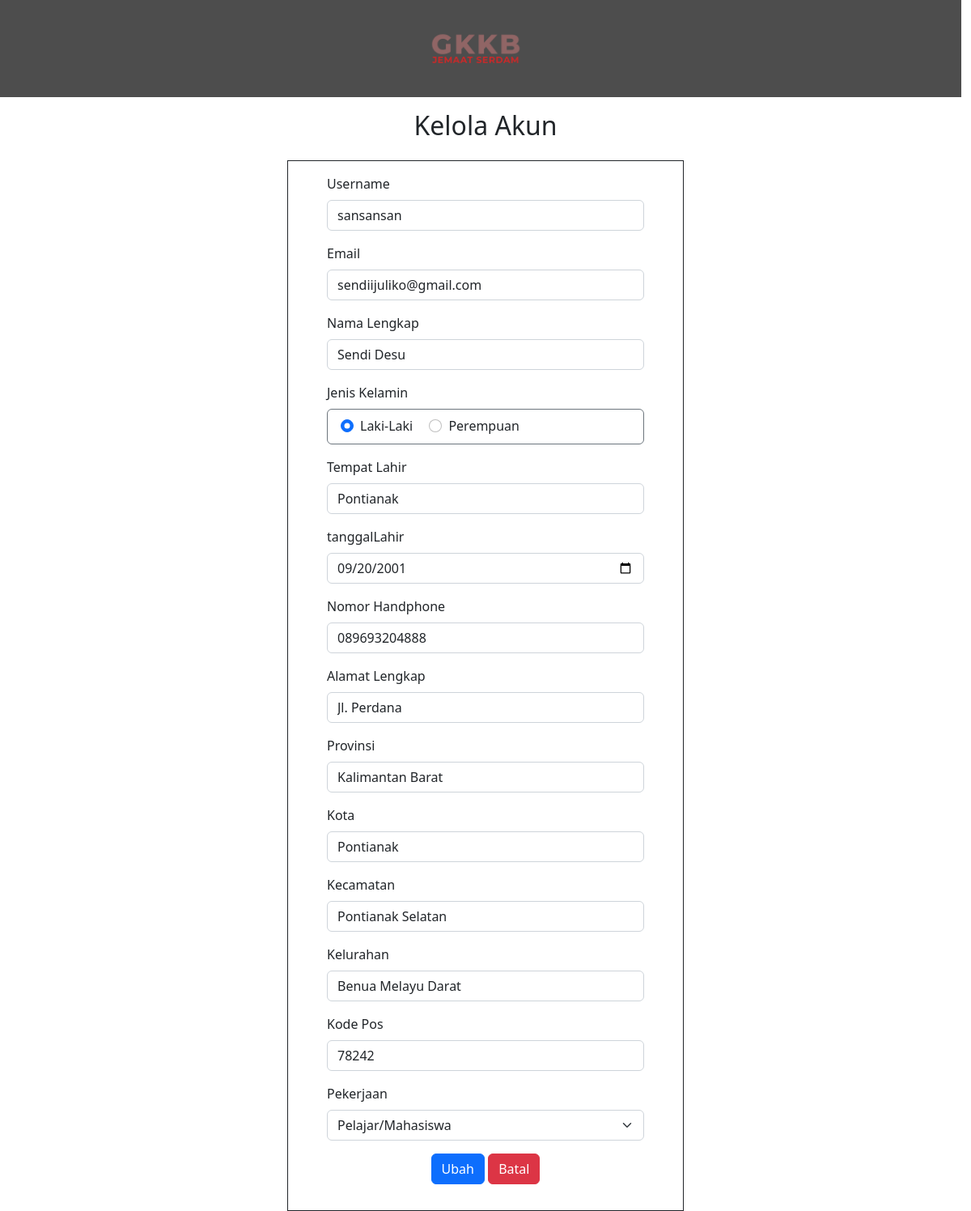
The app's page /frontend/kelolaAkun.php (signed in) with its own data.
### tables this page shows
CREATE TABLE `tbuser` (
  `username` varchar(20) NOT NULL,
  `password` varchar(100) NOT NULL,
  `email` varchar(100) NOT NULL,
  `namaLengkap` varchar(100) NOT NULL,
  `jenisKelamin` enum('Laki-Laki','Perempuan') NOT NULL,
  `tempatLahir` varchar(50) NOT NULL,
  `tanggalLahir` date NOT NULL,
  `noHp` varchar(14) NOT NULL,
  `alamatLengkap` text NOT NULL,
  `provinsi` varchar(50) NOT NULL,
  `kota` varchar(50) NOT NULL,
  `kecamatan` varchar(50) NOT NULL,
  `kelurahan` varchar(50) NOT NULL,
  `kodePos` varchar(5) NOT NULL,
  `pekerjaan` varchar(50) NOT NULL,
  `tanggalDaftar` date NOT NULL
);

### frontend/kelolaAkun.php (the view, shortened to what this page needs)
<!DOCTYPE html>
<html lang="en">
    <?php session_start();
    include "koneksi.php";
    $username = $_SESSION['username'];
    $sql = "SELECT * FROM tbuser where username = '$username'";
    $result = mysqli_query($con, $sql);
    $data = mysqli_fetch_assoc($result);
    ?>
<head>
    <link href="https://cdn.jsdelivr.net/npm/bootstrap@5.2.3/dist/css/bootstrap.min.css" rel="stylesheet">
    <link rel="stylesheet" href="https://cdn.jsdelivr.net/npm/bootstrap-icons@1.10.3/font/bootstrap-icons.css">
</head>
<body onload="loading()">
    <div class="container-fluid vh-100 vw-100">
        <div class="row">
            <div class="warnabg row text-center mb-3">
              <a href="halamanUser.php"><img src="../assets/img/logo.png" alt="Logo gkkb serdam" width="120px" height="120px"></a>
            </div>
            <div class="d-flex justify-content-center align-items-center">
              <div class="col-md-5">
                <form id="form-registrasi" method="$_POST" action="proses-kelolaAkun.php">
                  <h2 class="text-center mb-4">Kelola Akun</h2>
                  <div class="col-md-12 border border-dark px-5 pt-3 pb-3">
                      <div class="mb-3 align-items-center">
                        <label for="username" class="form-label">Username</label>
                        <input type="text" class="form-control" id="username" name="username" minlength="8" maxlength="20"
                          placeholder="Masukkan username" required readonly value="<?php echo $data['username'];?>">
                      </div>
                      <div class="mb-3">
                        <label for="email" class="form-label">Email</label>
                        <input type="email" class="form-control" id="email" name="email" required placeholder="Masukkan email" value="<?php echo $data['email'];?>">
                      </div>
                      <div class="mb-3">
                        <label for="namaLengkap" class="form-label">Nama Lengkap</label>
                        <input type="text" class="form-control" id="namaLengkap" name="namaLengkap" placeholder="Masukkan nama lengkap" required
                        value="<?php echo $data['namaLengkap'];?>">
                      </div>
                      <div class="mb-3">
                        <div>
                            <label for="jenisKelamin" class="form-label">Jenis Kelamin</label>
                        </div>
                        <div class="border border-secondary rounded-2 ps-3 pb-2 justify-content-center align-items-center">
                            <div class="form-check form-check-inline col-auto mt-2">
                                <input class="form-check-input" type="radio" name="jenisKelamin" id="laki" value="Laki-Laki" <?php if ($data['jenisKelamin']=='Laki-Laki'){ echo 'checked';}?>>
                                <label class="form-check-label" for="laki">
                                  Laki-Laki
                                </label>
                             </div>
                              <div class="form-check form-check-inline col-auto mt-2">
                                <input class="form-check-input" type="radio" name="jenisKelamin" id="perempuan" value="Perempuan"<?php if ($data['jenisKelamin']=='Perempuan'){ echo 'checked';}?>>
                                <label class="form-check-label" for="perempuan">
                                  Perempuan
                                </label>
                            </div>
                        </div>
                      </div>
                      <div class="mb-3">
                        <label for="tempatLahir" class="form-label">Tempat Lahir</label>
                        <input type="text" class="form-control" id="tempatLahir" name="tempatLahir" placeholder="Masukkan Tempat Lahir" value="<?php echo $data['tempatLahir'];?>"required>
                      </div>
                      <div class="mb-3">
                        <label for="tanggalLahir" class="form-label">tanggalLahir</label>
                        <input type="date" class="form-control" id="tanggalLahir" name="tanggalLahir" placeholder="dd-mm-yyyy" value="<?php echo $data['tanggalLahir'];?>" required>
                      </div>
                      <div class="mb-3">
                        <label for="noHp" class="form-label">Nomor Handphone</label>
                        <input type="number" class="form-control" id="noHp" name="noHp" placeholder="Masukkan nomor handphone" oninput="validasiNoHp()"value="<?php echo $data['noHp'];?>" required>
                      </div>
                      <div class="mb-3">
                        <label for="alamatLengkap" class="form-label">Alamat Lengkap</label>
                        <input type="text" class="form-control" id="alamatLengkap" name="alamatLengkap" placeholder="Masukkan alamat lengkap" value="<?php echo $data['alamatLengkap'];?>"required>
                      </div>
                      <div class="mb-3">
                        <label for="provinsi" class="form-label">Provinsi</label>
                        <input type="text" class="form-control" id="provinsi" name="provinsi" placeholder="Masukan provinsi" value="<?php echo $data['provinsi'];?>"required>
                      </div>
                      <div class="mb-3">
                        <label for="kota" class="form-label">Kota</label>
                        <input type="text" class="form-control" id="kota" name="kota" placeholder="Masukan kota" value="<?php echo $data['kota'];?>"required>
                      </div>
                      <div class="mb-3">
                        <label for="kecamatan" class="form-label">Kecamatan</label>
                        <input type="text" class="form-control" id="kecamatan" name="kecamatan" placeholder="Masukan kecamatan" value="<?php echo $data['kecamatan'];?>"required>
                      </div>
                      <div class="mb-3">
                        <label for="kelurahan" class="form-label">Kelurahan</label>
                        <input type="text" class="form-control" id="kelurahan" name="kelurahan" placeholder="Masukan kelurahan"value="<?php echo $data['kelurahan'];?>" required>
                      </div>
                      <div class="mb-3">
                        <label for="kodePos" class="form-label">Kode Pos</label>
                        <input type="number" class="form-control" id="kodePos" name="kodePos" placeholder="Masukan kode pos" oninput="validasiKodePos()" value="<?php echo $data['kodePos'];?>" required>
                      </div>
                      <div class="mb-3">
                        <label for="pekerjaan" class="form-label">Pekerjaan</label>
                        <div class="">
                            <select name="pekerjaan" id="pekerjaan" class="form-select" >
                              <option value="Pelajar/Mahasiswa" <?php if ($data['pekerjaan']=='Pelajar/Mahasiswa'){ echo'selected';}?>>Pelajar/Mahasiswa</option>
                            </select>
                        </div>
                      </div>
                      <div class="mt-3 mb-3 text-center">
                        <input id="cmd" type="button" class="btn btn-primary" value="Ubah" onclick="ubah()">
                        <input type="button" class="btn btn-danger" value="Batal" onclick="konfirmasiBatal()">
                      </div>
                    </div>
                  </div>
              </div>
            </div>
          </div>
</body>
</html>

### frontend/kelolaAkun.php (style rules this page uses)
body { overflow-x: hidden; }
.warnabg { background-color: rgb(77, 77, 77); }

### records on screen
tbuser: username "sansansan", email "sendiijuliko@gmail.com", namaLengkap "Sendi Desu", jenisKelamin "☑ Laki-Laki", jenisKelamin "☐ Perempuan", tempatLahir "Pontianak", tanggalLahir "09/20/2001", alamatLengkap "Jl. Perdana", provinsi "Kalimantan Barat", kota "Pontianak", kecamatan "Pontianak Selatan", kodePos "78242", pekerjaan "Pelajar/Mahasiswa"
